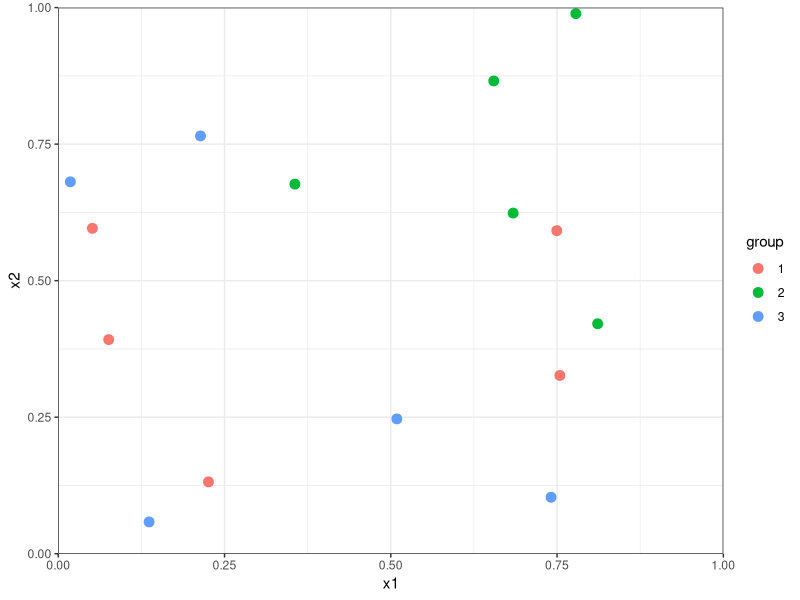

This chart was generated by the following R code:
set.seed(75)
n <- 16
x1 <- runif(n)
x2 <- runif(n)
group <- as.factor(sample(1:3, n, replace = TRUE))
df <- data.frame(x1, x2, group)
df[1, 2] <- .765
df[9, 1] <- .741
df <- df[-7, ]

library(ggplot2)
pdf("3-class-plot.pdf", height = 4, width = 5)
ggplot(df, aes(x = x1, y = x2, col = group)) +
  geom_point(size = 3) +
  scale_x_continuous(expand = c(0, 0) , limits = c(0, 1)) +
  scale_y_continuous(expand = c(0, 0), limits = c(0, 1)) +
  theme_bw()
dev.off()
